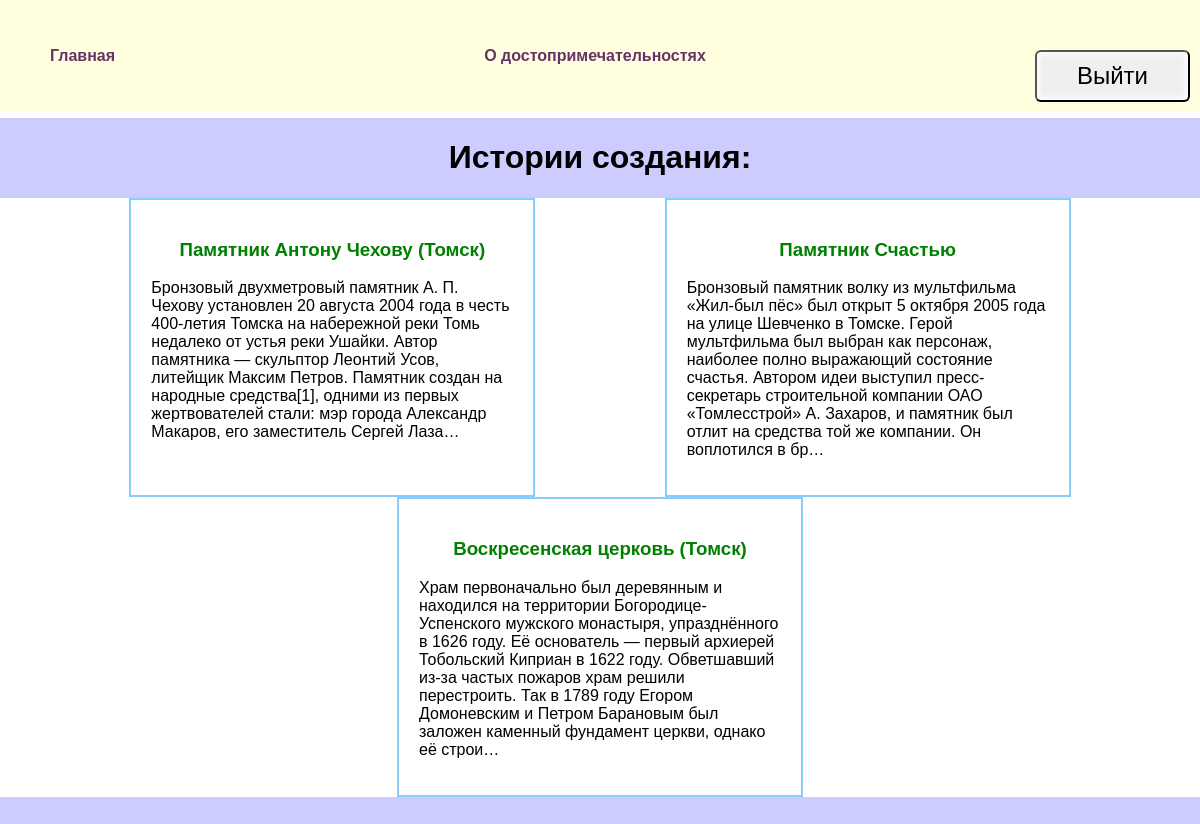
Page /places/ (signed in) on the committed database.
### places/models.py (models this page shows, shortened)
class Places(models.Model):
    title = models.CharField(max_length=200)
    description = models.TextField()

### places/views.py (the view)
# urls.py: path('places/', include('places.urls'))
@login_required
def places(request):
    place = Places.objects.all()
    return render(request, 'places/places.html', {'places': place})

### places/templates/places/places.html
{% extends 'city/base.html'%}
{% block content %}
<h1 align="center">Истории создания:</h1>
<div class="blocktext">
    {% for place in places %}
    <div class="text">
        <h3 align="center"><a href="{% url 'details' place.id %}"> {{ place.title }}</a></h3>
        <p>{{ place.description|truncatechars:360}}</p>
    </div>
    {% endfor%}
</div>
{% endblock %}

### city/static/css/style.css (style rules this page uses)
body { font-family: Verdana, Geneva, Tahoma, sans-serif; padding: 0; margin:0; background: #CCCCFF; }
.text { width: 406px; padding: 20px; box-sizing: border-box; }
.blocktext { background: #FFF; display: flex; flex-wrap: wrap; justify-content: space-evenly; margin-bottom: 60px; box-sizing: border-box; }
.blocktext .text { border: 2px solid lightskyblue; }
.blocktext .text a { color:green; text-decoration: none; }

### rows in the picture
Places: title "Памятник Антону Чехову (Томск)", description "Бронзовый двухметровый памятник А. П. Чехову установлен 20 августа 2004 года в честь 400-летия Томска на набережной реки Томь недалеко от устья реки Ушайки. Автор памятника — скульптор Леонтий Усов, литейщик Максим Петров. Памятник создан на народные средства[1], одними из первых жертвователей стали: мэр города Александр Макаров, его заместитель Сергей Лаза…"
Places: title "Памятник Счастью", description "Бронзовый памятник волку из мультфильма «Жил-был пёс» был открыт 5 октября 2005 года на улице Шевченко в Томске. Герой мультфильма был выбран как персонаж, наиболее полно выражающий состояние счастья. Автором идеи выступил пресс-секретарь строительной компании ОАО «Томлесстрой» А. Захаров, и памятник был отлит на средства той же компании. Он воплотился в бр…"
Places: title "Воскресенская церковь (Томск)", description "Храм первоначально был деревянным и находился на территории Богородице-Успенского мужского монастыря, упразднённого в 1626 году. Её основатель — первый архиерей Тобольский Киприан в 1622 году. Обветшавший из-за частых пожаров храм решили перестроить. Так в 1789 году Егором Домоневским и Петром Барановым был заложен каменный фундамент церкви, однако её строи…"
